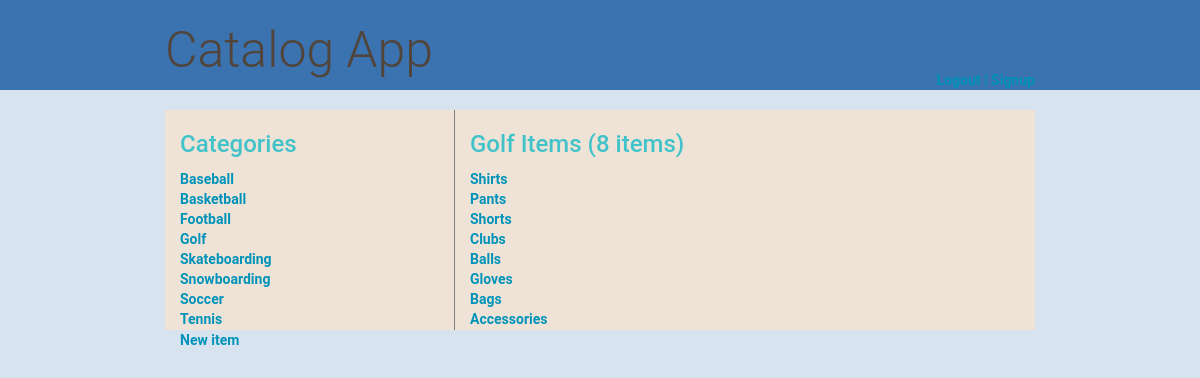
The app's page /catalog/Golf/ (signed in) with its own data.
### db_setup2.py (models this page shows, shortened)
class Category(Base):
    __tablename__ = 'category'
    name = Column(String(80), primary_key=True, nullable=False)

class Item(Base):
    __tablename__ = 'item'
    name = Column(String(80), nullable=False)
    id = Column(Integer, primary_key=True)
    description = Column(String(1000))
    created = Column(DateTime, default=datetime.datetime.utcnow)
    category_name = Column(String, ForeignKey('category.name'))
    category = relationship(Category)

### catalog2.py (the view)
@app.route('/catalog/<category_name>/')
def showCategory(category_name):
    categories = session.query(Category).order_by(asc(Category.name))
    category = session.query(Category).filter_by(name=category_name)
    items = session.query(Item).filter_by(category_name=category_name).all()
    numitems = len(items)
    if 'username' not in login_session:
        return render_template(
                    'publicCategory.html', categories=categories,
                    items=items, category=category,
                    category_name=category_name, numitems=numitems)
    else:
        return render_template(
                    'category.html',
                    categories=categories,
                    items=items, category=category,
                    category_name=category_name,
                    numitems=numitems)

### templates/category.html
{% extends "main.html" %}
{% block content %}
    <div class="category-list col-xs-4">
        <h2> Categories </h2>
        <ul>
            {% for category in categories %}
            <li class="list-item-link">
                <a href="{{url_for('showCategory', category_name = category.name)}}">
                    {{category.name}}
                </a>
            </li>
            {% endfor %}
        </ul>
    </div>
    <div class="items-list col-xs-8">
        <h2> {{category_name}} Items ({{numitems}} items)</h2>
        <ul>
            {% for item in items %}
            <li class="list-item-link">
                <a href="{{url_for('showItem', category_name = item.category_name, item_name = item.name)}}">
                    {{item.name}}
                </a>
            </li>
            {% endfor %}
        </ul>
    </div>
    <div class="new-item-link">
        <a href="{{url_for('newItem', category_name = category_name)}}">New item</a>
    </div>
{% endblock %}

### static/mystyles.css (style rules this page uses)
* { font-family: "Helvetica Neue Bold", Roboto, Helvetica, Arial, sans-serif; font-weight: 700; }
body { background-color: #d7e3ef; }
h2 { font-size: 24px; color: #42C3C9; line-height: 29px; }
ul { list-style-type: none; margin: 0; padding: 0; }
a { font-size: 14px; color: #0093B9; line-height: 17px; }
.category-list { min-width: 137px; min-height: 220px; background-color: #EFE3D7; border-right: 1px solid grey; }
.items-list { min-height: 220px; background-color: #EFE3D7; }
.new-item-link { padding-left: 15px; }

### records on screen
Category: name "Baseball"
Category: name "Basketball"
Category: name "Football"
Category: name "Golf"
Category: name "Skateboarding"
Category: name "Snowboarding"
Category: name "Soccer"
Category: name "Tennis"
Item: name "Shirts"
Item: name "Pants"
Item: name "Shorts"
Item: name "Clubs"
Item: name "Balls"
Item: name "Gloves"
Item: name "Bags"
Item: name "Accessories"

### other values on screen
{{ category_name }} "Golf"
{{ numitems }} "8"
